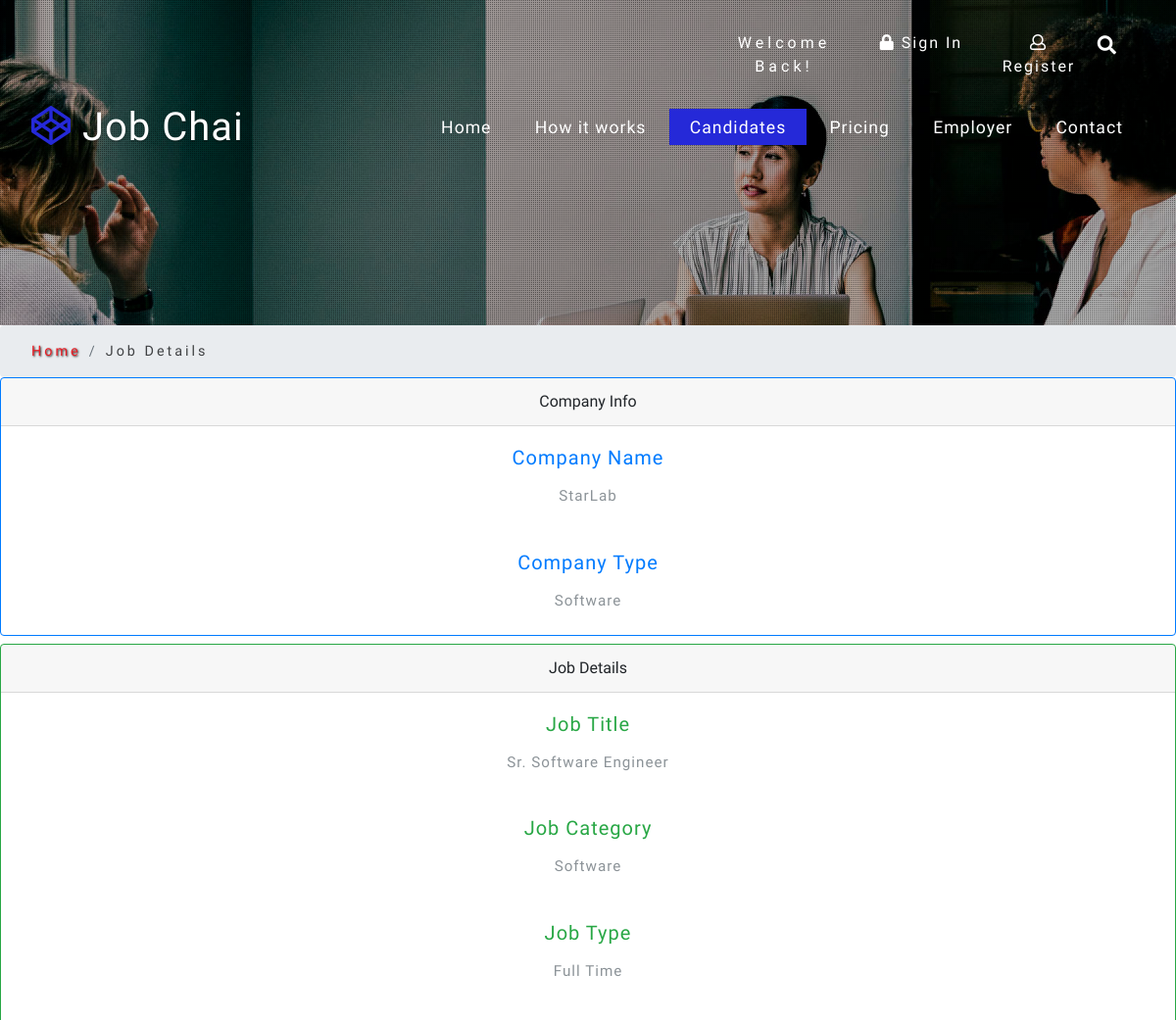
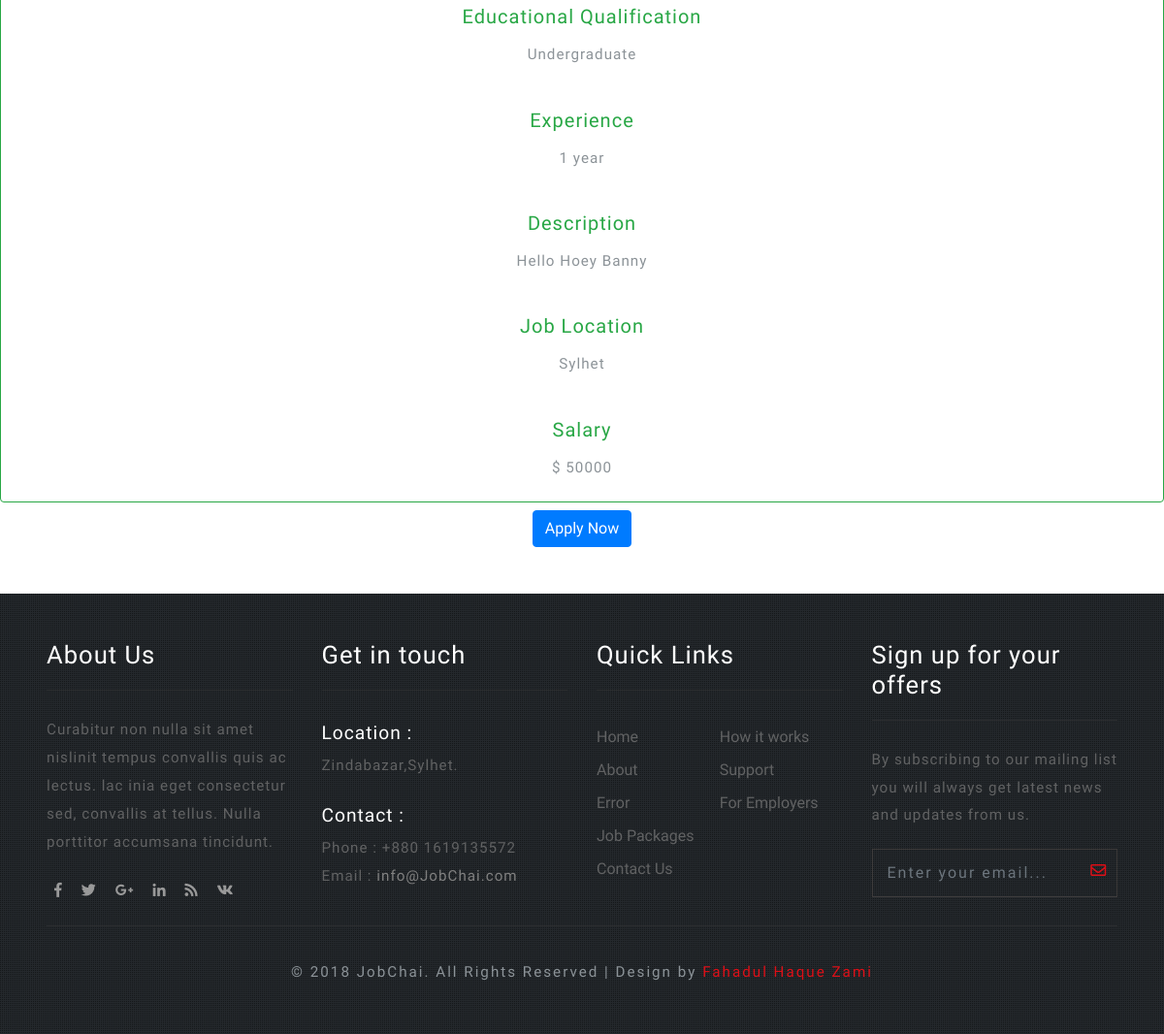
/jobDetails.php?id=1, run on the app's committed database (2 pictures, top to bottom).
### tables this page shows
CREATE TABLE `job_info` (
  `jobId` int(11) NOT NULL,
  `companyName` varchar(100) NOT NULL,
  `companyType` varchar(50) NOT NULL,
  `concernName` varchar(100) NOT NULL,
  `concernPosition` varchar(50) NOT NULL,
  `concernEmail` varchar(100) NOT NULL,
  `concernNumber` varchar(12) NOT NULL,
  `jobTitle` varchar(50) NOT NULL,
  `jobCategory` varchar(300) NOT NULL,
  `salary` varchar(100) NOT NULL,
  `deadline` varchar(30) NOT NULL,
  `jobType` varchar(50) NOT NULL,
  `experience` varchar(20) NOT NULL,
  `qualification` varchar(50) NOT NULL,
  `jobLocation` varchar(100) NOT NULL,
  `jobDescription` text NOT NULL,
  `status` int(5) NOT NULL,
  `updatedAt` timestamp NOT NULL DEFAULT CURRENT_TIMESTAMP ON UPDATE CURRENT_TIMESTAMP
);

### jobDetails.php (the view, shortened to what this page needs)
 <?php
        $serverName = "localhost";
        $dbUserName = "root";
        $dbPassword = "";
        $dbName = "jobChai";
        $db = new mysqli($serverName, $dbUserName, $dbPassword, $dbName);
        $id = $_GET['id'];
        $courses = "SELECT * FROM job_info WHERE jobId='$id' ";
    ?>
<!DOCTYPE html>
<html lang="zxx">
<head>
    <link href="css/bootstrap.css" rel='stylesheet' type='text/css' />
    <link href="css/style6.css" rel='stylesheet' type='text/css' />
    <link href="css/style.css" rel='stylesheet' type='text/css' />
    <link href="css/fontawesome-all.css" rel="stylesheet">
</head>
<body>
    <div id="demo-1" class="page-content">
        <div class="dotts">
            <div class="header-top">
                <header>
                    <div class="top-head ml-lg-auto text-center">
                        <div class="row top-vl">
                            <div class="col-md-4">
                                <span>Welcome Back!</span>
                            </div>
                            <div class="col-md-3 sign-btn">
                                <a href="#" data-toggle="modal" data-target="#exampleModalCenter">
									<i class="fas fa-lock"></i> Sign In</a>
                            </div>
                            <div class="col-md-3 sign-btn">
                                <a href="#" data-toggle="modal" data-target="#exampleModalCenter2">
									<i class="far fa-user"></i> Register</a>
                            </div>
                            <div class="search col-md-2">
                                <div class="mobile-nav-button">
                                    <button id="trigger-overlay" type="button">
										<i class="fas fa-search"></i>
									</button>
                                </div>
                            </div>
                        </div>
                    </div>
                    <nav class="navbar navbar-expand-lg navbar-light">
                        <div class="logo">
                            <h1>
                                <a class="navbar-brand" href="index.php">
									<i class="fab fa-codepen"></i> Job Chai</a>
                            </h1>
                        </div>
                        <div class="collapse navbar-collapse" id="navbarSupportedContent">
                            <ul class="navbar-nav ml-lg-auto text-center">
                                <li class="nav-item">
                                    <a class="nav-link" href="index.php">Home
									</a>
                                </li>
                                <li class="nav-item ">
                                    <a class="nav-link" href="how.php">How it works</a>
                                </li>
                                <li class="nav-item active">
                                    <a class="nav-link" href="jobPost.php">
										Candidates
									</a>
                                </li>
                                <li class="nav-item">
                                    <a class="nav-link" href="pricing.php">Pricing</a>
                                </li>
                                <li class="nav-item  ">
                                   <a class="nav-link" href="jobPost.php">Employer</a>
                                </li>
                                <li class="nav-item">
                                    <a class="nav-link" href="contact.php">Contact</a>
                                </li>
                            </ul>
                        </div>
                    </nav>
                </header>
            </div>
            <div class="banner-info-w3layouts text-center">
            </div>
        </div>
    </div>
    <ol class="breadcrumb justify-content-left">
        <li class="breadcrumb-item">
            <a href="index.php">Home</a>
        </li>
        <li class="breadcrumb-item active">Job Details</li>
    </ol>
    <?php  foreach($db->query($courses) as $course){  ?>
    <div class="card border-primary mb-2" style="max-width: 100%; text-align: center;">
        <div class="card-header">Company Info</div>
        <div class="card-body text-primary">
            <h5 class="card-title">Company Name</h5>
            <p class="card-text"><?php echo $course['companyName']?> </p>
        </div>
        <div class="card-body text-primary">
            <h5 class="card-title">Company Type</h5>
            <p class="card-text"><?php echo $course['companyType']?></p>
        </div>
    </div>
     <div class="card border-success mb-2" style="max-width: 100%; text-align: center; ">
        <div class="card-header">Job Details</div>
        <div class="card-body text-success">
            <h5 class="card-title">Job Title</h5>
            <p class="card-text"><?php echo $course['jobTitle']?></p>
        </div>
        <div class="card-body text-success">
            <h5 class="card-title">Job Category</h5>
            <p class="card-text"><?php echo $course['jobCategory']?></p>
        </div>
        <div class="card-body text-success">
            <h5 class="card-title">Job Type</h5>
            <p class="card-text"><?php echo $course['jobType']?></p>
        </div>
        <div class="card-body text-success">
            <h5 class="card-title">Educational Qualification</h5>
            <p class="card-text"><?php echo $course['qualification']?></p>
        </div>
        <div class="card-body text-success">
            <h5 class="card-title">Experience</h5>
            <p class="card-text"><?php echo $course['experience']?></p>
        </div>
        <div class="card-body text-success">
            <h5 class="card-title">Description</h5>
            <p class="card-text"><?php echo $course['jobDescription']?></p>
        </div>
        <div class="card-body text-success">
            <h5 class="card-title">Job Location</h5>
            <p class="card-text"><?php echo $course['jobLocation']?></p>
        </div>
        <div class="card-body text-success">
            <h5 class="card-title">Salary</h5>
            <p class="card-text">$ <?php echo $course['salary']?></p>
        </div>
    </div>
    <center>
     <?php
        $url= 'applicationForm.php?id='.$course['jobId'];
        echo '<a href="'. $url.'" class="btn btn-primary">Apply Now</a>';  } ?> </center>
        <br>
        <br>
    <footer class="footer-emp-w3layouts bg-dark dotts py-lg-5 py-3">
        <div class="container-fluid px-lg-5 px-3">
            <div class="row footer-top">
                <div class="col-lg-3 footer-grid-wthree-w3ls">
                    <div class="footer-title">
                        <h3>About Us</h3>
                    </div>
                    <div class="footer-text">
                        <p>Curabitur non nulla sit amet nislinit tempus convallis quis ac lectus. lac inia eget consectetur sed, convallis at tellus. Nulla porttitor accumsana tincidunt.</p>
                        <ul class="footer-social text-left mt-lg-4 mt-3">
                            <li class="mx-2">
                                <a href="#">
									<span class="fab fa-facebook-f"></span>
								</a>
                            </li>
                            <li class="mx-2">
                                <a href="#">
									<span class="fab fa-twitter"></span>
								</a>
                            </li>
                            <li class="mx-2">
                                <a href="#">
									<span class="fab fa-google-plus-g"></span>
								</a>
                            </li>
                            <li class="mx-2">
                                <a href="#">
									<span class="fab fa-linkedin-in"></span>
								</a>
                            </li>
                            <li class="mx-2">
                                <a href="#">
									<span class="fas fa-rss"></span>
								</a>
                            </li>
                            <li class="mx-2">
                                <a href="#">
									<span class="fab fa-vk"></span>
								</a>
                            </li>
                        </ul>
                    </div>
                </div>
                <div class="col-lg-3 footer-grid-wthree-w3ls">
                    <div class="footer-title">
                        <h3>Get in touch</h3>
                    </div>
                    <div class="contact-info">
                        <h4>Location :</h4>
                        <p>Zindabazar,Sylhet.</p>
                        <div class="phone">
                            <h4>Contact :</h4>
                            <p>Phone : +880 1619135572</p>
                            <p>Email :
                                <a href="mailto:info@JobChai.com">info@JobChai.com</a>
                            </p>
                        </div>
                    </div>
                </div>
                <div class="col-lg-3 footer-grid-wthree-w3ls">
                    <div class="footer-title">
                        <h3>Quick Links</h3>
                    </div>
                    <ul class="links">
                        <li>
                            <a href="index.php">Home</a>
                        </li>
                        <li>
                            <a href="about.php">About</a>
                        </li>
                        <li>
                            <a href="404.php">Error</a>
                        </li>
                        <li>
                            <a href="pricing.php">Job Packages</a>
                        </li>
                        <li>
                            <a href="contact.php">Contact Us</a>
                        </li>
                    </ul>
                    <ul class="links">
                        <li>
                            <a href="how.php">How it works</a>
                        </li>
                        <li>
                            <a href="contact.php">Support</a>
                        </li>
                        <li>
                            <a href="employer_list.php">For Employers</a>
                        </li>
                    </ul>
                    <div class="clearfix"></div>
                </div>
                <div class="col-lg-3 footer-grid-wthree-w3ls">
                    <div class="footer-title">
                        <h3>Sign up for your offers</h3>
                    </div>
                    <div class="footer-text">
                        <p>By subscribing to our mailing list you will always get latest news and updates from us.</p>
                        <form action="#" method="post">
                            <input class="form-control" type="email" name="Email" placeholder="Enter your email..." required="">
                            <button class="btn2">
								<i class="far fa-envelope" aria-hidden="true"></i>
							</button>
                            <div class="clearfix"> </div>
                        </form>
                    </div>
                </div>
            </div>
            <div class="copyright mt-4">
                <p class="copy-right text-center ">&copy; 2018 JobChai. All Rights Reserved | Design by
                    <a href="#"> Fahadul Haque Zami </a>
                </p>
            </div>
        </div>
    </footer>
</body>
</html>

### css/style6.css (style rules this page uses)
.mobile-nav-button { position: absolute; right:55px; top: 0px; z-index: 9; }
button#trigger-overlay { outline: none; border: none; background: none; text-align: center; color: #ffffff; font-size: 1.2em; cursor: pointer; }

### css/style.css (style rules this page uses)
html, body { margin: 0; font-size: 100%; font-family: 'Dosis', sans-serif; background: #fff; }
body a { text-decoration: none; transition: 0.5s all; -webkit-transition: 0.5s all; -moz-transition: 0.5s all; -o-transition: 0.5s all; -ms-transition: 0.5s all; font-family: 'Dosis', sans-serif; }
input[type="button"], input[type="submit"], input[type="text"], input[type="email"], input[type="search"] { transition: 0.5s all; -webkit-transition: 0.5s all; -moz-transition: 0.5s all; -o-transition: 0.5s all; -ms-transition: 0.5s all; font-family: 'Dosis', sans-serif; }
h1, h2, h3, h4, h5, h6 { margin: 0; font-family: 'Dosis', sans-serif; letter-spacing: 1px; }
p { margin: 0; font-size: 0.95em; color: #8c9398; line-height: 2em; letter-spacing: 1px; }
ul { margin: 0; padding: 0; }
.navbar { padding: 0.8em 2em; }
a.navbar-brand { font-size: 1em; text-shadow: 0 1px 2px rgba(0, 0, 0, 0.37); color: #fff; }
.navbar-light .navbar-brand { color: #fff; }
.logo i { color: #2529d8; text-shadow: none; }
li.nav-item { margin: 0 1px; }
.navbar-light .navbar-nav .nav-link { padding: 0.3em 1.4em; color: #fff; background: transparent; font-size: 1.1em; letter-spacing: 1px; }
.navbar-light .navbar-nav .show > .nav-link, .navbar-light .navbar-nav .active > .nav-link, .navbar-light .navbar-nav .nav-link.show, .navbar-light .navbar-nav .nav-link.active, .navbar-light .navbar-nav .nav-link:hover, .navbar-light .navbar-nav .nav-link:focus { background: transparent; color: #fff; }
li.nav-item.active { background: #2529d8; }
.top-head { width: 35%; padding: 2em 0 0.5em 0; }
.top-head span { color: #ffff; letter-spacing: 4px; }
.top-head a { color: #ffff; letter-spacing: 2px; }
.banner-info-w3layouts { padding-top: 10em; }
.dotts { background: url(../images/dots.png); }
.page-content { background: url(../images/3.jpg) no-repeat 0px 0px; background-size: cover; -webkit-background-size: cover; -moz-background-size: cover; -o-background-size: cover; -moz-background-size: cover; min-height: 300px; position: relative; }
.top-vl { margin: 0; }
li.breadcrumb-item { font-size: 0.9em; letter-spacing: 3px; }
li.breadcrumb-item a { color: #ec1c24; text-shadow: 1px 1px 2px #252424; }
.breadcrumb-item.active { color: #404244; }
ol.breadcrumb { margin: 0; padding: 1em 2em; }
.footer-grid-wthree-w3ls h3 { font-size: 1.6em; color: #ffffff; font-weight: 400; margin-bottom: 1em; letter-spacing: 1px; border-bottom: 1px ridge rgba(57, 57, 58, 0.46); padding-bottom: 0.8em; }
.footer-text p, .contact-info p { color: #616263; line-height: 1.9em; }
.phone { margin-top: 20px; }
ul.links { float: left; width: 50%; }
.contact-info h4 { font-style: normal; font-weight: 400; font-size: 1.2em; line-height: 1.9; color: #ffffff; }
.copyright { border-top: 1px ridge rgba(57, 57, 58, 0.46); padding-top: 2em; }
.copyright p { letter-spacing: 2px; }
.footer-text input[type="email"] { outline: none; padding: 12px 15px; color: #fff; font-size: 16px; width: 84%; border: none; background: none; letter-spacing: 2px; float: left; }
.footer-text button.btn2 { color: #de0f17; border: none; padding: 10px 0; outline: none; text-align: center; text-decoration: none; background: none; cursor: pointer; -webkit-transition: 0.5s all; -moz-transition: 0.5s all; -o-transition: 0.5s all; -ms-transition: 0.5s all; transition: 0.5s all; float: right; width: 15%; }
.footer-grid-wthree-w3ls form { border: 1px solid #3e3c3c; width: 100%; margin-top: 20px; }
.phone p a { color: #808080; }
ul.links li { list-style-type: none; margin: 10px 0; }
ul.links li a { color: #616263; }
.footer-social li { display: inline-block; }
.footer-social li a { color: #999; font-size: 15px; }
.copyright a { color: #de0f17; }
@media (max-width:1440px) { .top-head { width: 36%; padding: 2em 0 0.5em 0; } }
@media (max-width:1366px) { .top-head { width: 40%; padding: 2em 0 0.5em 0; } }
@media (max-width:1280px) { .navbar-light .navbar-nav .nav-link { padding: 0.3em 1.2em; } }

### data on the page
job_info: companyName "StarLab", companyType "Software", jobTitle "Sr. Software Engineer", jobCategory "Software", jobType "Full Time", qualification "Undergraduate", experience "1 year", jobDescription "Hello Hoey Banny", jobLocation "Sylhet", salary "50000"
